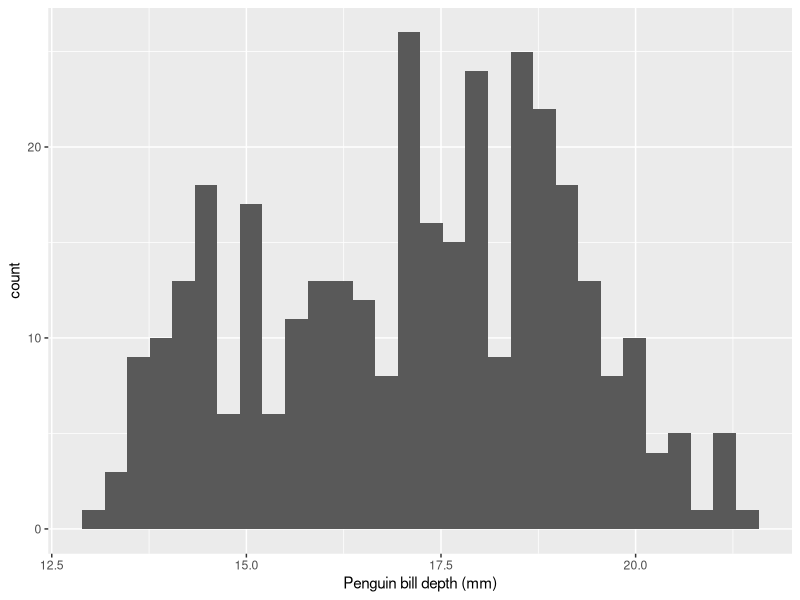

Generate this figure with R:
library(ggplot2)
library(palmerpenguins)

ggplot(penguins) +
  aes(x = bill_depth_mm) +
  geom_histogram() +
  labs(x = "Penguin bill depth (mm)")